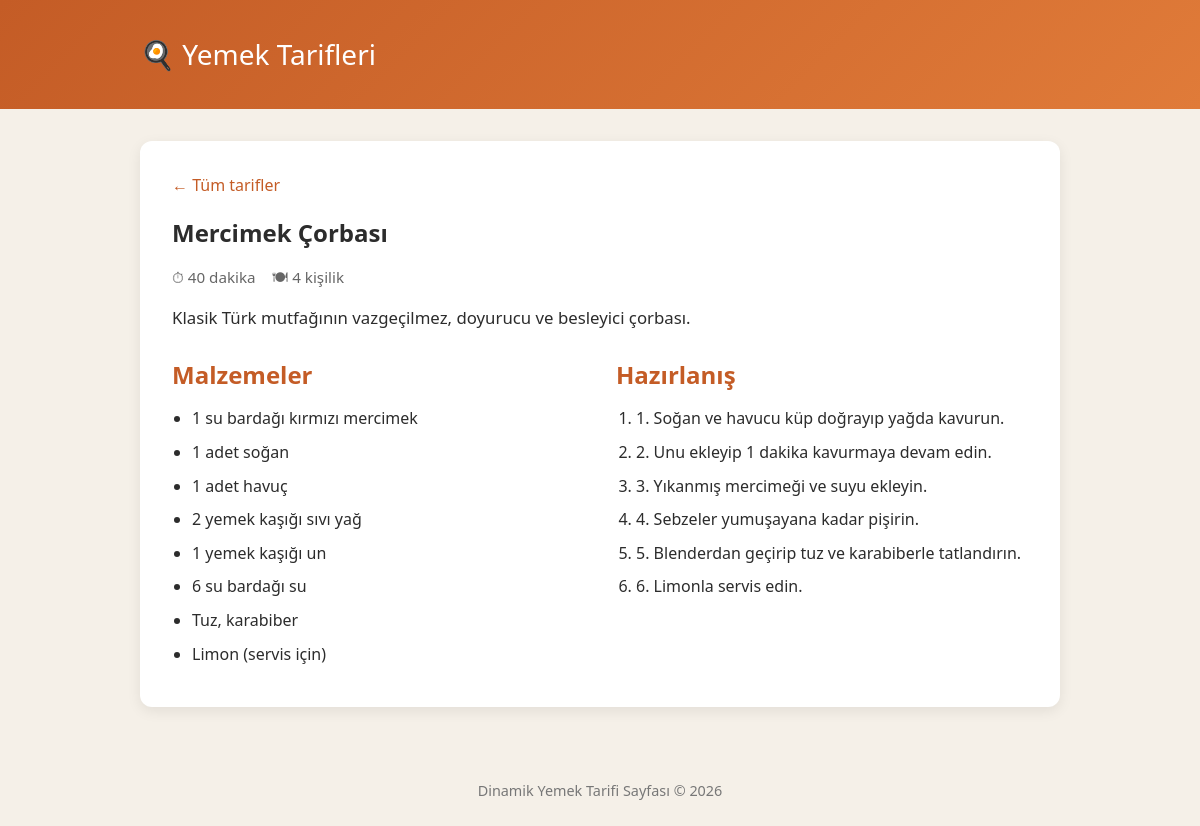
The app's page /tarif.php?id=1 with its own data.
### tables this page shows
CREATE TABLE IF NOT EXISTS tarifler (
    id INT AUTO_INCREMENT PRIMARY KEY,
    baslik VARCHAR(150) NOT NULL,
    aciklama TEXT NOT NULL,
    malzemeler TEXT NOT NULL,
    hazirlanis TEXT NOT NULL,
    sure VARCHAR(50) NOT NULL,
    porsiyon VARCHAR(50) NOT NULL,
    resim VARCHAR(255) DEFAULT NULL
);

### tarif.php (the view, shortened to what this page needs)
<?php
require_once "config.php";
$id = isset($_GET["id"]) ? (int) $_GET["id"] : 0;
$sql = "SELECT * FROM tarifler WHERE id = $id";
$sonuc = $baglanti->query($sql);
if (!$sonuc || $sonuc->num_rows === 0) {
    http_response_code(404);
    $hata = "Bu ID ile eşleşen tarif bulunamadı.";
} else {
    $tarif = $sonuc->fetch_assoc();
}
?>
<!DOCTYPE html>
<html lang="tr">
<head>
    <link rel="stylesheet" href="style.css">
</head>
<body>
    <header class="site-header">
        <div class="container">
            <a href="index.php" class="logo">🍳 Yemek Tarifleri</a>
        </div>
    </header>
    <main class="container">
        <?php if (isset($hata)): ?>
            <section class="error-box">
                <h1>Tarif Bulunamadı</h1>
                <p><?= htmlspecialchars($hata) ?></p>
                <a href="index.php" class="btn">Tüm Tariflere Dön</a>
            </section>
        <?php else: ?>
            <article class="recipe-detail">
                <a href="index.php" class="back-link">← Tüm tarifler</a>
                <h1><?= htmlspecialchars($tarif["baslik"]) ?></h1>
                <p class="recipe-meta">
                    <span>⏱ <?= htmlspecialchars($tarif["sure"]) ?></span>
                    <span>🍽 <?= htmlspecialchars($tarif["porsiyon"]) ?></span>
                </p>
                <p class="recipe-desc"><?= htmlspecialchars($tarif["aciklama"]) ?></p>
                <div class="recipe-grid">
                    <section>
                        <h2>Malzemeler</h2>
                        <ul class="ingredient-list">
                            <?php foreach (explode("\n", $tarif["malzemeler"]) as $malzeme): ?>
                                <?php if (trim($malzeme) !== ""): ?>
                                    <li><?= htmlspecialchars(trim($malzeme)) ?></li>
                                <?php endif; ?>
                            <?php endforeach; ?>
                        </ul>
                    </section>
                    <section>
                        <h2>Hazırlanış</h2>
                        <ol class="steps-list">
                            <?php foreach (explode("\n", $tarif["hazirlanis"]) as $adim): ?>
                                <?php if (trim($adim) !== ""): ?>
                                    <li><?= htmlspecialchars(trim($adim)) ?></li>
                                <?php endif; ?>
                            <?php endforeach; ?>
                        </ol>
                    </section>
                </div>
            </article>
        <?php endif; ?>
    </main>
    <footer class="site-footer">
        <div class="container">
            <p>Dinamik Yemek Tarifi Sayfası &copy; <?= date("Y") ?></p>
        </div>
    </footer>
</body>
</html>

### style.css (style rules this page uses)
* { box-sizing: border-box; margin: 0; padding: 0; }
body { font-family: "Segoe UI", Tahoma, Geneva, Verdana, sans-serif; background: #f5f0e8; color: #2c2c2c; line-height: 1.6; }
.container { max-width: 960px; margin: 0 auto; padding: 0 1.25rem; }
.site-header { background: linear-gradient(135deg, #c45c26, #e07b39); color: #fff; padding: 2rem 0; margin-bottom: 2rem; }
.logo { font-size: 1.75rem; color: #fff; text-decoration: none; }
.recipe-meta { display: flex; gap: 1rem; margin: 0.75rem 0 1rem; font-size: 0.95rem; color: #666; }
.recipe-detail { background: #fff; border-radius: 12px; padding: 2rem; box-shadow: 0 4px 14px rgba(0, 0, 0, 0.08); }
.back-link { display: inline-block; margin-bottom: 1rem; color: #c45c26; text-decoration: none; }
.recipe-desc { margin: 1rem 0 1.5rem; font-size: 1.05rem; }
.recipe-grid { display: grid; grid-template-columns: 1fr 1fr; gap: 2rem; }
.recipe-grid h2 { color: #c45c26; margin-bottom: 0.75rem; }
.ingredient-list, .steps-list { padding-left: 1.25rem; }
.ingredient-list li, .steps-list li { margin-bottom: 0.5rem; }
.site-footer { margin-top: 3rem; padding: 1.5rem 0; text-align: center; color: #777; font-size: 0.9rem; }

### records on screen
tarifler: baslik "Mercimek Çorbası", sure "40 dakika", porsiyon "4 kişilik", aciklama "Klasik Türk mutfağının vazgeçilmez, doyurucu ve besleyici çorbası.", malzemeler "1 su bardağı kırmızı mercimek", malzemeler "1 adet soğan", malzemeler "1 adet havuç", malzemeler "2 yemek kaşığı sıvı yağ", malzemeler "1 yemek kaşığı un", malzemeler "6 su bardağı su", malzemeler "Tuz, karabiber", malzemeler "Limon (servis için)", hazirlanis "1. Soğan ve havucu küp doğrayıp yağda kavurun.", hazirlanis "2. Unu ekleyip 1 dakika kavurmaya devam edin.", hazirlanis "3. Yıkanmış mercimeği ve suyu ekleyin.", hazirlanis "4. Sebzeler yumuşayana kadar pişirin.", hazirlanis "5. Blenderdan geçirip tuz ve karabiberle tatlandırın.", hazirlanis "6. Limonla servis edin."
